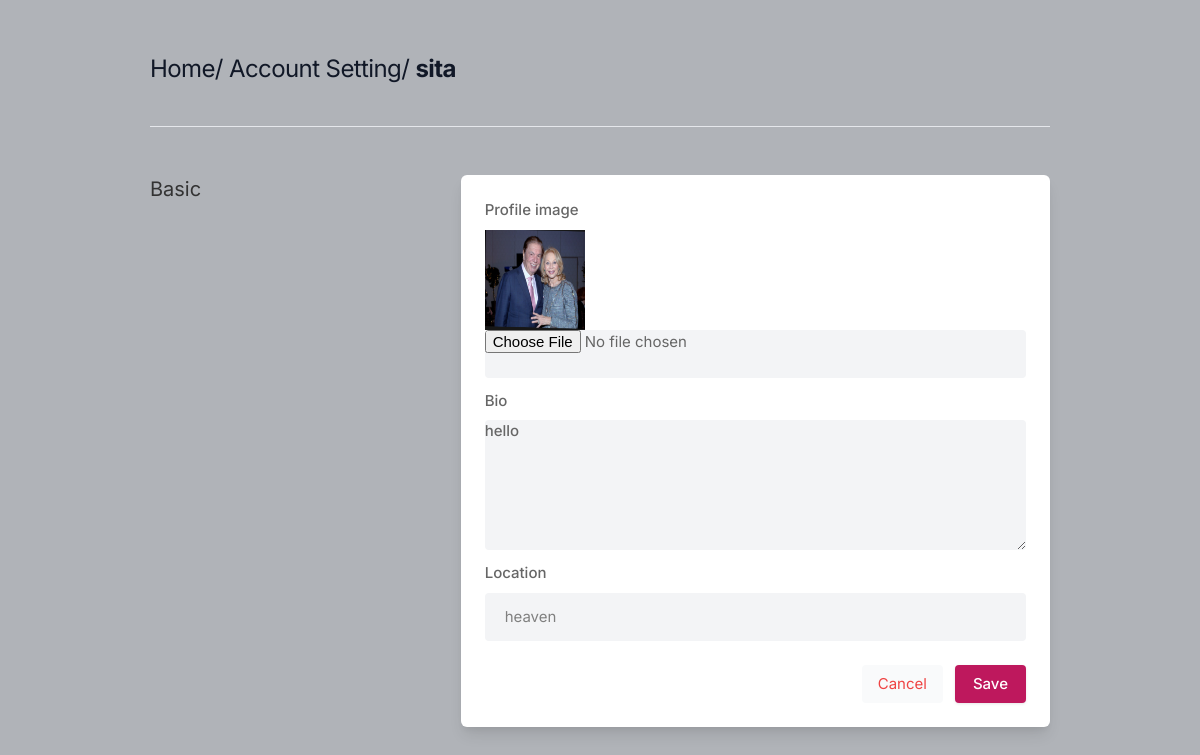
/settinguser (signed in), run on the app's committed database.
### socialmediaapp/models.py (models this page shows, shortened)
class Profile(models.Model):
    user=models.ForeignKey(User,on_delete=models.CASCADE)
    id_user=models.IntegerField()
    bio=models.TextField(blank=True)
    address=models.CharField(max_length=100,blank=True)
    profile_pic=models.ImageField(upload_to='profile_images',default='faq.png')

### socialmediaapp/views.py (the view, shortened to what this page needs)
# urls.py: path('settinguser',views.settinguser,name='settinguser'),
def settinguser(request):
    profileuser=Profile.objects.get(user=request.user)
    return render(request,'setting.html',{'profileuser':profileuser})

### templates/setting.html (shortened to what this page needs)
{% load static %}
<!DOCTYPE html>
<html lang="en">
<head>
    <link rel="stylesheet" href="{% static 'assets/css/icons.css' %}">
    <link rel="stylesheet" href="{% static 'assets/css/uikit.css' %}">
    <link rel="stylesheet" href="{% static 'assets/css/style.css' %}">
    <link rel="stylesheet" href="{% static 'assets/css/tailwind.css' %}">
</head>
<body>
            <div class="container m-auto">
                <h1 class="text-2xl leading-none text-gray-900 tracking-tight mt-3"> <a href="{%url 'index'%}">Home</a>/  Account Setting/  <b>{{request.user.username}}</b> </h1>
                <br>
                <br>
                <hr>
                <div class="grid lg:grid-cols-3 mt-12 gap-8">
                    <div>
                        <h3 class="text-xl mb-2"> Basic</h3>
                    </div>
                    <div class="bg-white rounded-md lg:shadow-lg shadow col-span-2">
                       <form action="" method="post" enctype="multipart/form-data">
                       <div class="grid grid-cols-2 gap-3 lg:p-6 p-4">
                            <div class="col-span-2">
                                <label for=""> Profile image</label>
                                <img style="height: 100px ; width: 100px;" src="{{profileuser.profile_pic.url}}">
                                <input type="file" placeholder="" name="profile_pic" class="shadow-none bg-gray-100">
                            </div>
                            <div class="col-span-2">
                                <label for="about">Bio</label>
                                <textarea id="about" name="bio" rows="3"  class="shadow-none bg-gray-100">{{profileuser.bio}}</textarea>
                            </div>
                            <div class="col-span-2">
                                <label for=""> Location</label>
                                <input type="text" value="{{profileuser.address}}" name="location" class="shadow-none bg-gray-100">
                            </div>
                       </div>
                       <div class="bg-gray-10 p-6 pt-0 flex justify-end space-x-3">
                           <button class="p-2 px-4 rounded bg-gray-50 text-red-500"><a href="{% url 'index' %}">Cancel</a>  </button>
                           <button type="button" class="button bg-blue-700"> <a href="{% url 'settinguser' %}">Save</a> </button>
                       </div>
                      </form>
                    </div>
                    </div>
                    <br>
                </div>
</body>
</html>

### static/assets/css/style.css (style rules this page uses)
body { background-color: #B0B3B8!important; }
button { vertical-align: middle; }
span.button, button.button { background-color: #be185d; top: 0; color: #fff; position: relative; padding: 8px 18px; line-height: 22px; position: relative; font-weight: 500; font-size: 15px; display: inline-block; -webkit-transition: all 0.2s ease-in-out; transition: all 0.2s ease-in-out; cursor: pointer; overflow: hidden; border: none; border-radius: 4px; -webkit-box-shadow: 0 1px 3px rgba(0, 0, 0, 0.1); box-shadow: 0 1px 3px rgba(0, 0, 0, 0.1); }
input { height: 48px; line-height: 48px; padding: 0 20px; outline: none; font-size: 15px; color: #808080; max-width: 100%; width: 100%; -webkit-box-sizing: border-box; box-sizing: border-box; display: block; font-weight: 400; opacity: 1; border-radius: 4px; border: none; -webkit-box-shadow: 0 1px 4px 0px rgba(0, 0, 0, 0.12); box-shadow: 0 1px 4px 0px rgba(0, 0, 0, 0.12); }
input[type="text"], input[type="password"], input[type="email"], input[type="number"] { height: 48px; line-height: 48px; padding: 0 20px; outline: none; font-size: 15px; color: #808080; max-width: 100%; width: 100%; -webkit-box-sizing: border-box; box-sizing: border-box; display: block; font-weight: 400; opacity: 1; border-radius: 4px; border: none; -webkit-box-shadow: 0 1px 4px 0px rgba(0, 0, 0, 0.12); box-shadow: 0 1px 4px 0px rgba(0, 0, 0, 0.12); }
textarea { height: 48px; line-height: 48px; padding: 0 20px; outline: none; font-size: 15px; color: #808080; margin: 0 0 16px 0; max-width: 100%; width: 100%; -webkit-box-sizing: border-box; box-sizing: border-box; display: block; background-color: #fff; font-weight: 500; opacity: 1; border-radius: 4px; border: none; -webkit-box-shadow: 0 1px 4px 0px rgba(0, 0, 0, 0.12); box-shadow: 0 1px 4px 0px rgba(0, 0, 0, 0.12); }
input { -webkit-transition: all 0.1s ease-in-out; transition: all 0.1s ease-in-out; }
::placeholder { color: #808080; opacity: 1; }
textarea { height: auto; line-height: 27px; padding: 20px; min-height: 130px; -webkit-transition: none !important; transition: none !important; min-width: 100%; }
label, legend { display: block; font-weight: bold; font-size: 15px; font-weight: 500; margin-bottom: 8px; }
button { border: none; margin: 0; padding: 0; width: auto; overflow: visible; background: transparent; color: inherit; font: inherit; line-height: normal; cursor: pointer; }
a { color: #be185d; -webkit-transition: 0.3s; transition: 0.3s; outline: none !important; }
button { outline: none !important; }
img { max-width: 100%; }
body { color: #666; font-size: 15px; line-height: 27px; background-color: #f0f2f5; font-family: "Inter", sans-serif; text-transform: none; }
h1, h2, h3, h4, h5, h6 { font-family: "Inter", sans-serif; text-transform: none; }
input[type="text"], input[type="password"], input[type="email"] { font-family: "Inter", sans-serif; text-transform: none; }
textarea, select { font-family: "Inter", sans-serif; text-transform: none; }
button, body .pac-container { font-family: "Inter", sans-serif; text-transform: none; }
h1, h2, h3, h4, h5, h6 { color: #333; font-weight: 500; margin: 0; padding: 0; }
h1 { font-size: 32px; }
h3 { font-size: 22px; }
b, strong { font-weight: 700 !important; }
@media (min-width: 1024px) { .container { max-width: 900px !important; padding-top: 45px; } }
.shadow-none { -webkit-box-shadow: none !important; box-shadow: none !important; }

### data on the page
Profile: profile_pic (picture), bio "hello", location "heaven"

### other printed values
{{ request.user.username }} "sita"
